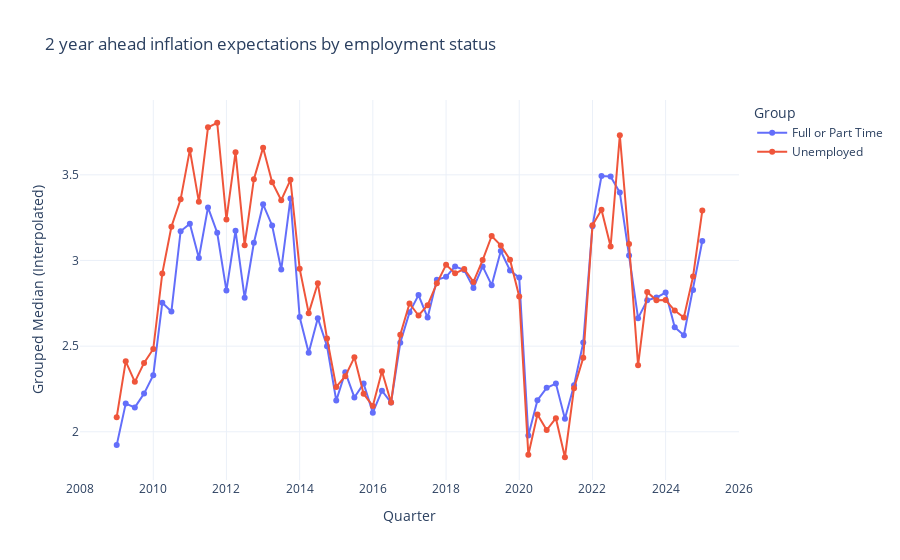

The notebook cell this image was saved under:
### Code cell
plot_question_medians(median_dfs[1], emp_map, '2 year ahead inflation expectations by employment status')
